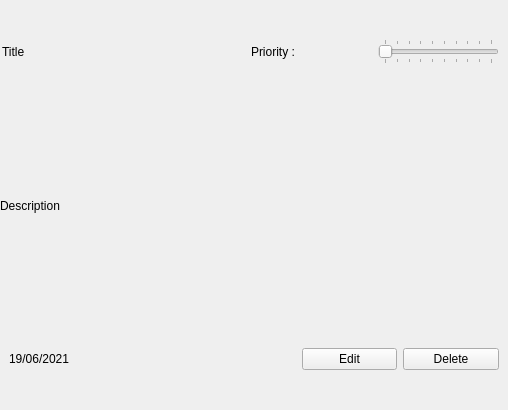
<?xml version="1.0" encoding="UTF-8"?>
<ui version="4.0">
 <class>TaskWidget</class>
 <widget class="QWidget" name="TaskWidget">
  <property name="geometry">
   <rect>
    <x>0</x>
    <y>0</y>
    <width>508</width>
    <height>410</height>
   </rect>
  </property>
  <property name="windowTitle">
   <string>TaskWidget</string>
  </property>
  <layout class="QVBoxLayout" name="verticalLayout" stretch="1,2,1">
   <property name="spacing">
    <number>0</number>
   </property>
   <property name="leftMargin">
    <number>0</number>
   </property>
   <property name="topMargin">
    <number>0</number>
   </property>
   <property name="rightMargin">
    <number>0</number>
   </property>
   <property name="bottomMargin">
    <number>0</number>
   </property>
   <item>
    <widget class="QWidget" name="widget_2" native="true">
     <layout class="QHBoxLayout" name="horizontalLayout_3" stretch="2,1,1">
      <property name="leftMargin">
       <number>2</number>
      </property>
      <property name="topMargin">
       <number>0</number>
      </property>
      <property name="bottomMargin">
       <number>0</number>
      </property>
      <item>
       <widget class="QLabel" name="titleLabel">
        <property name="sizePolicy">
         <sizepolicy hsizetype="Preferred" vsizetype="Minimum">
          <horstretch>0</horstretch>
          <verstretch>0</verstretch>
         </sizepolicy>
        </property>
        <property name="text">
         <string>Title</string>
        </property>
       </widget>
      </item>
      <item>
       <widget class="QLabel" name="priorityLabel">
        <property name="text">
         <string>Priority : </string>
        </property>
       </widget>
      </item>
      <item>
       <widget class="QSlider" name="prioritySlider">
        <property name="enabled">
         <bool>false</bool>
        </property>
        <property name="minimum">
         <number>1</number>
        </property>
        <property name="maximum">
         <number>10</number>
        </property>
        <property name="pageStep">
         <number>2</number>
        </property>
        <property name="orientation">
         <enum>Qt::Horizontal</enum>
        </property>
        <property name="tickPosition">
         <enum>QSlider::TicksBothSides</enum>
        </property>
        <property name="tickInterval">
         <number>1</number>
        </property>
       </widget>
      </item>
     </layout>
    </widget>
   </item>
   <item>
    <widget class="QLabel" name="descriptionLabel">
     <property name="text">
      <string>Description</string>
     </property>
     <property name="wordWrap">
      <bool>true</bool>
     </property>
    </widget>
   </item>
   <item>
    <widget class="QWidget" name="widget_3" native="true">
     <layout class="QHBoxLayout" name="horizontalLayout_2" stretch="3,1,1">
      <property name="topMargin">
       <number>0</number>
      </property>
      <property name="bottomMargin">
       <number>0</number>
      </property>
      <item>
       <widget class="QLabel" name="dateLabel">
        <property name="text">
         <string>19/06/2021</string>
        </property>
       </widget>
      </item>
      <item>
       <widget class="QPushButton" name="edit">
        <property name="text">
         <string>Edit</string>
        </property>
        <property name="icon">
         <iconset>
          <normaloff>../assets/edit.png</normaloff>../assets/edit.png</iconset>
        </property>
       </widget>
      </item>
      <item>
       <widget class="QPushButton" name="deleteBtn">
        <property name="text">
         <string>Delete</string>
        </property>
        <property name="icon">
         <iconset resource="../resources.qrc">
          <normaloff>:/assets/delete.png</normaloff>:/assets/delete.png</iconset>
        </property>
       </widget>
      </item>
     </layout>
    </widget>
   </item>
  </layout>
 </widget>
 <resources>
  <include location="../resources.qrc"/>
 </resources>
 <connections/>
</ui>
